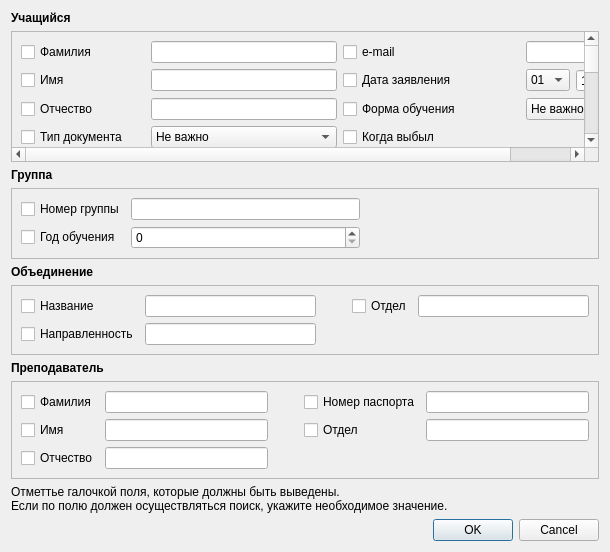
<?xml version="1.0" encoding="UTF-8"?>
<ui version="4.0">
 <class>SearchDialog</class>
 <widget class="QDialog" name="SearchDialog">
  <property name="geometry">
   <rect>
    <x>0</x>
    <y>0</y>
    <width>610</width>
    <height>552</height>
   </rect>
  </property>
  <property name="windowTitle">
   <string>Dialog</string>
  </property>
  <layout class="QVBoxLayout" name="verticalLayout">
   <item>
    <widget class="QLabel" name="label">
     <property name="font">
      <font>
       <weight>75</weight>
       <bold>true</bold>
      </font>
     </property>
     <property name="text">
      <string>Учащийся</string>
     </property>
    </widget>
   </item>
   <item>
    <widget class="QScrollArea" name="scrollArea">
     <property name="widgetResizable">
      <bool>true</bool>
     </property>
     <widget class="QWidget" name="scrollAreaWidgetContents">
      <property name="geometry">
       <rect>
        <x>-11</x>
        <y>-66</y>
        <width>605</width>
        <height>382</height>
       </rect>
      </property>
      <layout class="QGridLayout" name="gridLayout_4">
       <item row="12" column="4">
        <widget class="QComboBox" name="studNeedy">
         <item>
          <property name="text">
           <string>Не важно</string>
          </property>
         </item>
         <item>
          <property name="text">
           <string>Да</string>
          </property>
         </item>
         <item>
          <property name="text">
           <string>Нет</string>
          </property>
         </item>
        </widget>
       </item>
       <item row="11" column="4">
        <widget class="QComboBox" name="studIncom">
         <item>
          <property name="text">
           <string>Не важно</string>
          </property>
         </item>
         <item>
          <property name="text">
           <string>Да</string>
          </property>
         </item>
         <item>
          <property name="text">
           <string>Нет</string>
          </property>
         </item>
        </widget>
       </item>
       <item row="13" column="4">
        <widget class="QComboBox" name="studMigrants">
         <item>
          <property name="text">
           <string>Не важно</string>
          </property>
         </item>
         <item>
          <property name="text">
           <string>Да</string>
          </property>
         </item>
         <item>
          <property name="text">
           <string>Нет</string>
          </property>
         </item>
        </widget>
       </item>
       <item row="13" column="1">
        <widget class="QLineEdit" name="studAdr"/>
       </item>
       <item row="11" column="1">
        <widget class="QLineEdit" name="studClass"/>
       </item>
       <item row="9" column="1">
        <widget class="QLineEdit" name="studSchoolReg"/>
       </item>
       <item row="12" column="1">
        <widget class="QLineEdit" name="studParents"/>
       </item>
       <item row="10" column="1">
        <widget class="QLineEdit" name="studSchool"/>
       </item>
       <item row="3" column="4">
        <widget class="QComboBox" name="studEduForm">
         <item>
          <property name="text">
           <string>Не важно</string>
          </property>
         </item>
         <item>
          <property name="text">
           <string>Очная</string>
          </property>
         </item>
         <item>
          <property name="text">
           <string>Дистанционная</string>
          </property>
         </item>
        </widget>
       </item>
       <item row="14" column="1">
        <widget class="QLineEdit" name="studPhone"/>
       </item>
       <item row="9" column="4">
        <widget class="QComboBox" name="studPolice">
         <item>
          <property name="text">
           <string>Не важно</string>
          </property>
         </item>
         <item>
          <property name="text">
           <string>Да</string>
          </property>
         </item>
         <item>
          <property name="text">
           <string>Нет</string>
          </property>
         </item>
        </widget>
       </item>
       <item row="10" column="4">
        <widget class="QComboBox" name="studLarge">
         <item>
          <property name="text">
           <string>Не важно</string>
          </property>
         </item>
         <item>
          <property name="text">
           <string>Да</string>
          </property>
         </item>
         <item>
          <property name="text">
           <string>Нет</string>
          </property>
         </item>
        </widget>
       </item>
       <item row="1" column="3">
        <widget class="QCheckBox" name="studMail_ch">
         <property name="text">
          <string>e-mail</string>
         </property>
        </widget>
       </item>
       <item row="2" column="3">
        <widget class="QCheckBox" name="studDataIn_ch">
         <property name="text">
          <string>Дата заявления</string>
         </property>
        </widget>
       </item>
       <item row="10" column="0">
        <widget class="QCheckBox" name="studSchool_ch">
         <property name="text">
          <string>Школа</string>
         </property>
        </widget>
       </item>
       <item row="1" column="0">
        <widget class="QCheckBox" name="studSurname_ch">
         <property name="text">
          <string>Фамилия</string>
         </property>
        </widget>
       </item>
       <item row="2" column="1">
        <widget class="QLineEdit" name="studName"/>
       </item>
       <item row="13" column="0">
        <widget class="QCheckBox" name="studAdr_ch">
         <property name="text">
          <string>Адрес</string>
         </property>
        </widget>
       </item>
       <item row="2" column="0">
        <widget class="QCheckBox" name="studName_ch">
         <property name="text">
          <string>Имя</string>
         </property>
        </widget>
       </item>
       <item row="1" column="1">
        <widget class="QLineEdit" name="studSurname"/>
       </item>
       <item row="1" column="2">
        <spacer name="horizontalSpacer">
         <property name="orientation">
          <enum>Qt::Horizontal</enum>
         </property>
         <property name="sizeHint" stdset="0">
          <size>
           <width>40</width>
           <height>20</height>
          </size>
         </property>
        </spacer>
       </item>
       <item row="3" column="3">
        <widget class="QCheckBox" name="studEduForm_ch">
         <property name="text">
          <string>Форма обучения</string>
         </property>
        </widget>
       </item>
       <item row="5" column="0">
        <widget class="QCheckBox" name="studDocNum_ch">
         <property name="text">
          <string>Номер документа</string>
         </property>
        </widget>
       </item>
       <item row="1" column="4">
        <widget class="QLineEdit" name="studMail"/>
       </item>
       <item row="4" column="3">
        <widget class="QCheckBox" name="studDataOut_ch">
         <property name="text">
          <string>Когда выбыл</string>
         </property>
        </widget>
       </item>
       <item row="6" column="0">
        <widget class="QCheckBox" name="studGender_ch">
         <property name="text">
          <string>Пол</string>
         </property>
        </widget>
       </item>
       <item row="4" column="0">
        <widget class="QCheckBox" name="studDocType_ch">
         <property name="text">
          <string>Тип документа</string>
         </property>
        </widget>
       </item>
       <item row="3" column="0">
        <widget class="QCheckBox" name="studPatr_ch">
         <property name="text">
          <string>Отчество</string>
         </property>
        </widget>
       </item>
       <item row="7" column="0">
        <widget class="QCheckBox" name="studBYear_ch">
         <property name="text">
          <string>Год рождения</string>
         </property>
        </widget>
       </item>
       <item row="9" column="0">
        <widget class="QCheckBox" name="studSchoolReg_ch">
         <property name="text">
          <string>Район школы</string>
         </property>
        </widget>
       </item>
       <item row="9" column="3">
        <widget class="QCheckBox" name="studPolice_ch">
         <property name="text">
          <string>На учёте в полиции</string>
         </property>
        </widget>
       </item>
       <item row="10" column="3">
        <widget class="QCheckBox" name="studLarge_ch">
         <property name="text">
          <string>Многодетная семья</string>
         </property>
        </widget>
       </item>
       <item row="11" column="0">
        <widget class="QCheckBox" name="studClass_ch">
         <property name="text">
          <string>Класс</string>
         </property>
        </widget>
       </item>
       <item row="11" column="3">
        <widget class="QCheckBox" name="studIncom_ch">
         <property name="text">
          <string>Неполная семья</string>
         </property>
        </widget>
       </item>
       <item row="12" column="0">
        <widget class="QCheckBox" name="studParents_ch">
         <property name="text">
          <string>Родители</string>
         </property>
        </widget>
       </item>
       <item row="12" column="3">
        <widget class="QCheckBox" name="studNeedy_ch">
         <property name="text">
          <string>Малообеспеченная семья</string>
         </property>
        </widget>
       </item>
       <item row="13" column="3">
        <widget class="QCheckBox" name="studMigrants_ch">
         <property name="text">
          <string>Мигранты</string>
         </property>
        </widget>
       </item>
       <item row="14" column="0">
        <widget class="QCheckBox" name="studPhone_ch">
         <property name="text">
          <string>Телефон</string>
         </property>
        </widget>
       </item>
       <item row="4" column="1">
        <widget class="QComboBox" name="studDocType">
         <item>
          <property name="text">
           <string>Не важно</string>
          </property>
         </item>
         <item>
          <property name="text">
           <string>Паспорт</string>
          </property>
         </item>
         <item>
          <property name="text">
           <string>Свидетельство о рождении</string>
          </property>
         </item>
        </widget>
       </item>
       <item row="6" column="1">
        <widget class="QComboBox" name="studGender">
         <item>
          <property name="text">
           <string>Не важно</string>
          </property>
         </item>
         <item>
          <property name="text">
           <string>Муж</string>
          </property>
         </item>
         <item>
          <property name="text">
           <string>Жен</string>
          </property>
         </item>
        </widget>
       </item>
       <item row="3" column="1">
        <widget class="QLineEdit" name="studPatr"/>
       </item>
       <item row="5" column="1">
        <widget class="QLineEdit" name="studDocNum"/>
       </item>
       <item row="8" column="0">
        <layout class="QHBoxLayout" name="horizontalLayout">
         <property name="leftMargin">
          <number>0</number>
         </property>
         <property name="topMargin">
          <number>0</number>
         </property>
         <item>
          <widget class="QLabel" name="label_6">
           <property name="sizePolicy">
            <sizepolicy hsizetype="Minimum" vsizetype="Preferred">
             <horstretch>0</horstretch>
             <verstretch>0</verstretch>
            </sizepolicy>
           </property>
           <property name="text">
            <string>От:</string>
           </property>
          </widget>
         </item>
         <item>
          <widget class="QSpinBox" name="studBYear_min">
           <property name="sizePolicy">
            <sizepolicy hsizetype="Expanding" vsizetype="Fixed">
             <horstretch>0</horstretch>
             <verstretch>0</verstretch>
            </sizepolicy>
           </property>
           <property name="suffix">
            <string>г</string>
           </property>
           <property name="minimum">
            <number>1980</number>
           </property>
           <property name="maximum">
            <number>2100</number>
           </property>
           <property name="value">
            <number>1980</number>
           </property>
          </widget>
         </item>
        </layout>
       </item>
       <item row="8" column="1">
        <layout class="QHBoxLayout" name="horizontalLayout_2">
         <item>
          <widget class="QLabel" name="label_7">
           <property name="sizePolicy">
            <sizepolicy hsizetype="Minimum" vsizetype="Preferred">
             <horstretch>0</horstretch>
             <verstretch>0</verstretch>
            </sizepolicy>
           </property>
           <property name="text">
            <string>До:</string>
           </property>
          </widget>
         </item>
         <item>
          <widget class="QSpinBox" name="studBYear_max">
           <property name="sizePolicy">
            <sizepolicy hsizetype="Expanding" vsizetype="Fixed">
             <horstretch>0</horstretch>
             <verstretch>0</verstretch>
            </sizepolicy>
           </property>
           <property name="suffix">
            <string>г</string>
           </property>
           <property name="minimum">
            <number>1980</number>
           </property>
           <property name="maximum">
            <number>2100</number>
           </property>
           <property name="value">
            <number>1980</number>
           </property>
          </widget>
         </item>
        </layout>
       </item>
       <item row="8" column="3">
        <widget class="QCheckBox" name="studInv_ch">
         <property name="text">
          <string>Инвалид</string>
         </property>
        </widget>
       </item>
       <item row="8" column="4">
        <widget class="QComboBox" name="studInv">
         <item>
          <property name="text">
           <string>Не важно</string>
          </property>
         </item>
         <item>
          <property name="text">
           <string>Да</string>
          </property>
         </item>
         <item>
          <property name="text">
           <string>Нет</string>
          </property>
         </item>
        </widget>
       </item>
       <item row="7" column="3">
        <widget class="QCheckBox" name="studOrph_ch">
         <property name="text">
          <string>Сирота</string>
         </property>
        </widget>
       </item>
       <item row="7" column="4">
        <widget class="QComboBox" name="studOrph">
         <item>
          <property name="text">
           <string>Не важно</string>
          </property>
         </item>
         <item>
          <property name="text">
           <string>Да</string>
          </property>
         </item>
         <item>
          <property name="text">
           <string>Нет</string>
          </property>
         </item>
        </widget>
       </item>
       <item row="6" column="3">
        <widget class="QCheckBox" name="studWhealth_ch">
         <property name="text">
          <string>С ослабленным здоровьем</string>
         </property>
        </widget>
       </item>
       <item row="6" column="4">
        <widget class="QComboBox" name="studWhealth">
         <item>
          <property name="text">
           <string>Не важно</string>
          </property>
         </item>
         <item>
          <property name="text">
           <string>Да</string>
          </property>
         </item>
         <item>
          <property name="text">
           <string>Нет</string>
          </property>
         </item>
        </widget>
       </item>
       <item row="5" column="3">
        <layout class="QHBoxLayout" name="horizontalLayout_3">
         <item>
          <widget class="QLabel" name="label_8">
           <property name="text">
            <string>От:</string>
           </property>
          </widget>
         </item>
         <item>
          <widget class="QSpinBox" name="spinBox">
           <property name="sizePolicy">
            <sizepolicy hsizetype="Expanding" vsizetype="Fixed">
             <horstretch>0</horstretch>
             <verstretch>0</verstretch>
            </sizepolicy>
           </property>
           <property name="suffix">
            <string>г</string>
           </property>
           <property name="minimum">
            <number>1980</number>
           </property>
           <property name="maximum">
            <number>2100</number>
           </property>
          </widget>
         </item>
        </layout>
       </item>
       <item row="5" column="4">
        <layout class="QHBoxLayout" name="horizontalLayout_4">
         <item>
          <widget class="QLabel" name="label_9">
           <property name="text">
            <string>До:</string>
           </property>
          </widget>
         </item>
         <item>
          <widget class="QSpinBox" name="spinBox_2">
           <property name="sizePolicy">
            <sizepolicy hsizetype="Expanding" vsizetype="Fixed">
             <horstretch>0</horstretch>
             <verstretch>0</verstretch>
            </sizepolicy>
           </property>
           <property name="suffix">
            <string>г</string>
           </property>
           <property name="minimum">
            <number>1980</number>
           </property>
           <property name="maximum">
            <number>2100</number>
           </property>
          </widget>
         </item>
        </layout>
       </item>
       <item row="2" column="4">
        <layout class="QHBoxLayout" name="horizontalLayout_5">
         <item>
          <widget class="QComboBox" name="comboBox">
           <property name="sizePolicy">
            <sizepolicy hsizetype="Minimum" vsizetype="Fixed">
             <horstretch>0</horstretch>
             <verstretch>0</verstretch>
            </sizepolicy>
           </property>
           <item>
            <property name="text">
             <string>01</string>
            </property>
           </item>
           <item>
            <property name="text">
             <string>02</string>
            </property>
           </item>
           <item>
            <property name="text">
             <string>03</string>
            </property>
           </item>
           <item>
            <property name="text">
             <string>04</string>
            </property>
           </item>
           <item>
            <property name="text">
             <string>05</string>
            </property>
           </item>
           <item>
            <property name="text">
             <string>06</string>
            </property>
           </item>
           <item>
            <property name="text">
             <string>07</string>
            </property>
           </item>
           <item>
            <property name="text">
             <string>08</string>
            </property>
           </item>
           <item>
            <property name="text">
             <string>09</string>
            </property>
           </item>
           <item>
            <property name="text">
             <string>10</string>
            </property>
           </item>
           <item>
            <property name="text">
             <string>11</string>
            </property>
           </item>
           <item>
            <property name="text">
             <string>12</string>
            </property>
           </item>
          </widget>
         </item>
         <item>
          <widget class="QSpinBox" name="spinBox_3">
           <property name="sizePolicy">
            <sizepolicy hsizetype="Expanding" vsizetype="Fixed">
             <horstretch>0</horstretch>
             <verstretch>0</verstretch>
            </sizepolicy>
           </property>
           <property name="suffix">
            <string>г</string>
           </property>
           <property name="minimum">
            <number>1980</number>
           </property>
           <property name="maximum">
            <number>2100</number>
           </property>
          </widget>
         </item>
        </layout>
       </item>
      </layout>
     </widget>
    </widget>
   </item>
   <item>
    <widget class="QLabel" name="label_2">
     <property name="font">
      <font>
       <weight>75</weight>
       <bold>true</bold>
      </font>
     </property>
     <property name="text">
      <string>Группа</string>
     </property>
    </widget>
   </item>
   <item>
    <widget class="QScrollArea" name="scrollArea_2">
     <property name="sizePolicy">
      <sizepolicy hsizetype="Expanding" vsizetype="Minimum">
       <horstretch>0</horstretch>
       <verstretch>0</verstretch>
      </sizepolicy>
     </property>
     <property name="widgetResizable">
      <bool>true</bool>
     </property>
     <widget class="QWidget" name="scrollAreaWidgetContents_2">
      <property name="geometry">
       <rect>
        <x>0</x>
        <y>0</y>
        <width>590</width>
        <height>69</height>
       </rect>
      </property>
      <layout class="QGridLayout" name="gridLayout_2">
       <item row="0" column="0">
        <widget class="QCheckBox" name="grNum_ch">
         <property name="text">
          <string>Номер группы</string>
         </property>
        </widget>
       </item>
       <item row="0" column="1">
        <widget class="QLineEdit" name="grNum"/>
       </item>
       <item row="1" column="0">
        <widget class="QCheckBox" name="grYear_ch">
         <property name="text">
          <string>Год обучения</string>
         </property>
        </widget>
       </item>
       <item row="1" column="1">
        <widget class="QSpinBox" name="grYear">
         <property name="sizePolicy">
          <sizepolicy hsizetype="Expanding" vsizetype="Fixed">
           <horstretch>0</horstretch>
           <verstretch>0</verstretch>
          </sizepolicy>
         </property>
         <property name="maximum">
          <number>10</number>
         </property>
        </widget>
       </item>
       <item row="0" column="2">
        <spacer name="horizontalSpacer_2">
         <property name="orientation">
          <enum>Qt::Horizontal</enum>
         </property>
         <property name="sizeHint" stdset="0">
          <size>
           <width>40</width>
           <height>20</height>
          </size>
         </property>
        </spacer>
       </item>
      </layout>
     </widget>
    </widget>
   </item>
   <item>
    <widget class="QLabel" name="label_4">
     <property name="font">
      <font>
       <weight>75</weight>
       <bold>true</bold>
      </font>
     </property>
     <property name="text">
      <string>Объединение</string>
     </property>
    </widget>
   </item>
   <item>
    <widget class="QScrollArea" name="scrollArea_3">
     <property name="sizePolicy">
      <sizepolicy hsizetype="Expanding" vsizetype="Minimum">
       <horstretch>0</horstretch>
       <verstretch>0</verstretch>
      </sizepolicy>
     </property>
     <property name="widgetResizable">
      <bool>true</bool>
     </property>
     <widget class="QWidget" name="scrollAreaWidgetContents_3">
      <property name="geometry">
       <rect>
        <x>0</x>
        <y>0</y>
        <width>590</width>
        <height>69</height>
       </rect>
      </property>
      <layout class="QGridLayout" name="gridLayout_5">
       <item row="0" column="0">
        <widget class="QCheckBox" name="assName_ch">
         <property name="text">
          <string>Название</string>
         </property>
        </widget>
       </item>
       <item row="0" column="3">
        <widget class="QCheckBox" name="assOtd_ch">
         <property name="text">
          <string>Отдел</string>
         </property>
        </widget>
       </item>
       <item row="1" column="0">
        <widget class="QCheckBox" name="assDirect_ch">
         <property name="text">
          <string>Направленность</string>
         </property>
        </widget>
       </item>
       <item row="0" column="1">
        <widget class="QLineEdit" name="assName"/>
       </item>
       <item row="1" column="1">
        <widget class="QLineEdit" name="assDirect"/>
       </item>
       <item row="0" column="2">
        <spacer name="horizontalSpacer_4">
         <property name="orientation">
          <enum>Qt::Horizontal</enum>
         </property>
         <property name="sizeType">
          <enum>QSizePolicy::Minimum</enum>
         </property>
         <property name="sizeHint" stdset="0">
          <size>
           <width>30</width>
           <height>20</height>
          </size>
         </property>
        </spacer>
       </item>
       <item row="0" column="4">
        <widget class="QLineEdit" name="assOtd"/>
       </item>
      </layout>
     </widget>
    </widget>
   </item>
   <item>
    <widget class="QLabel" name="label_3">
     <property name="font">
      <font>
       <weight>75</weight>
       <bold>true</bold>
      </font>
     </property>
     <property name="text">
      <string>Преподаватель</string>
     </property>
    </widget>
   </item>
   <item>
    <widget class="QScrollArea" name="scrollArea_4">
     <property name="sizePolicy">
      <sizepolicy hsizetype="Expanding" vsizetype="Minimum">
       <horstretch>0</horstretch>
       <verstretch>0</verstretch>
      </sizepolicy>
     </property>
     <property name="widgetResizable">
      <bool>true</bool>
     </property>
     <widget class="QWidget" name="scrollAreaWidgetContents_4">
      <property name="geometry">
       <rect>
        <x>0</x>
        <y>0</y>
        <width>590</width>
        <height>90</height>
       </rect>
      </property>
      <layout class="QGridLayout" name="gridLayout_3">
       <item row="0" column="0">
        <widget class="QCheckBox" name="teachSurname_ch">
         <property name="text">
          <string>Фамилия</string>
         </property>
        </widget>
       </item>
       <item row="0" column="1">
        <widget class="QLineEdit" name="teachSurname"/>
       </item>
       <item row="1" column="0">
        <widget class="QCheckBox" name="teachName_ch">
         <property name="text">
          <string>Имя</string>
         </property>
        </widget>
       </item>
       <item row="1" column="1">
        <widget class="QLineEdit" name="teachName"/>
       </item>
       <item row="2" column="0">
        <widget class="QCheckBox" name="teachPatrname_ch">
         <property name="text">
          <string>Отчество</string>
         </property>
        </widget>
       </item>
       <item row="0" column="3">
        <widget class="QCheckBox" name="teachPass_ch">
         <property name="text">
          <string>Номер паспорта</string>
         </property>
        </widget>
       </item>
       <item row="1" column="3">
        <widget class="QCheckBox" name="teachOtd_ch">
         <property name="text">
          <string>Отдел</string>
         </property>
        </widget>
       </item>
       <item row="2" column="1">
        <widget class="QLineEdit" name="teachPatrname"/>
       </item>
       <item row="0" column="4">
        <widget class="QLineEdit" name="teachPass"/>
       </item>
       <item row="1" column="4">
        <widget class="QLineEdit" name="teachOtd"/>
       </item>
       <item row="0" column="2">
        <spacer name="horizontalSpacer_3">
         <property name="orientation">
          <enum>Qt::Horizontal</enum>
         </property>
         <property name="sizeType">
          <enum>QSizePolicy::Minimum</enum>
         </property>
         <property name="sizeHint" stdset="0">
          <size>
           <width>30</width>
           <height>20</height>
          </size>
         </property>
        </spacer>
       </item>
      </layout>
     </widget>
    </widget>
   </item>
   <item>
    <widget class="QLabel" name="label_5">
     <property name="text">
      <string>&lt;html&gt;&lt;head/&gt;&lt;body&gt;&lt;p&gt;Отметтье галочкой поля, которые должны быть выведены.&lt;br /&gt;Если по полю должен осуществляться поиск, укажите необходимое значение.&lt;/p&gt;&lt;/body&gt;&lt;/html&gt;</string>
     </property>
    </widget>
   </item>
   <item>
    <widget class="QDialogButtonBox" name="buttonBox">
     <property name="orientation">
      <enum>Qt::Horizontal</enum>
     </property>
     <property name="standardButtons">
      <set>QDialogButtonBox::Cancel|QDialogButtonBox::Ok</set>
     </property>
    </widget>
   </item>
  </layout>
 </widget>
 <resources/>
 <connections>
  <connection>
   <sender>buttonBox</sender>
   <signal>accepted()</signal>
   <receiver>SearchDialog</receiver>
   <slot>accept()</slot>
   <hints>
    <hint type="sourcelabel">
     <x>248</x>
     <y>254</y>
    </hint>
    <hint type="destinationlabel">
     <x>157</x>
     <y>274</y>
    </hint>
   </hints>
  </connection>
  <connection>
   <sender>buttonBox</sender>
   <signal>rejected()</signal>
   <receiver>SearchDialog</receiver>
   <slot>reject()</slot>
   <hints>
    <hint type="sourcelabel">
     <x>316</x>
     <y>260</y>
    </hint>
    <hint type="destinationlabel">
     <x>286</x>
     <y>274</y>
    </hint>
   </hints>
  </connection>
 </connections>
</ui>
